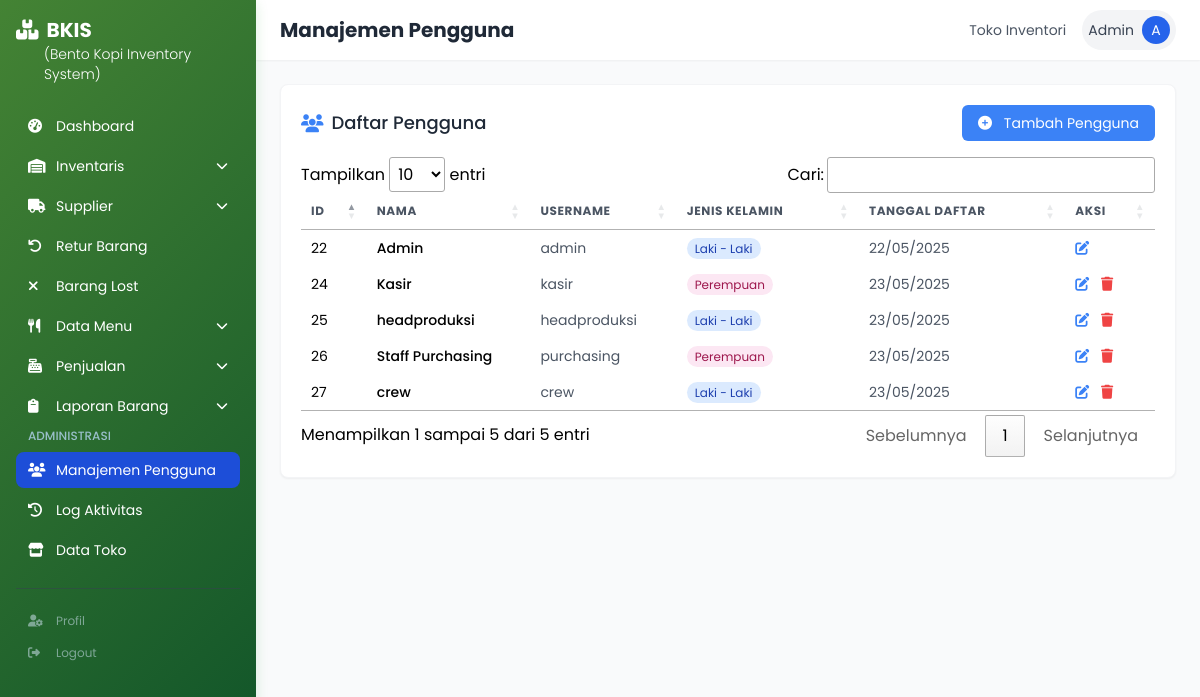
Screenshot of /pengguna.php (signed in) with the database file from the repository.
### tables this page shows
CREATE TABLE `data_toko` (
  `id_toko` int(11) NOT NULL,
  `nama_toko` varchar(100) DEFAULT NULL,
  `alamat` text DEFAULT NULL,
  `kontak` varchar(50) DEFAULT NULL,
  `email` varchar(100) DEFAULT NULL,
  `website` varchar(100) DEFAULT NULL,
  `deskripsi` text DEFAULT NULL,
  `logo` varchar(255) DEFAULT NULL
);

CREATE TABLE `users` (
  `id_user` int(11) NOT NULL,
  `username` varchar(50) NOT NULL,
  `password` varchar(255) NOT NULL,
  `role_id` int(11) DEFAULT NULL,
  `nama_lengkap` varchar(100) NOT NULL,
  `jenis_kelamin` enum('Laki - Laki','Perempuan') DEFAULT NULL,
  `alamat_user` varchar(255) DEFAULT NULL,
  `no_tlp_user` int(15) DEFAULT NULL,
  `tanggal_daftar` datetime NOT NULL DEFAULT current_timestamp()
);

### config/functions.php (called while the page is built, shortened)
<?php
require_once 'database.php';
function getStoreInfo() {
    global $conn;
    $query = "SELECT * FROM data_toko LIMIT 1";
    $result = mysqli_query($conn, $query);
    return mysqli_fetch_assoc($result);
}
?>

### pengguna.php (the view, shortened to what this page needs)
<?php
$pageTitle = "Manajemen Pengguna";
require_once 'includes/header.php';
$query = "SELECT * FROM users ORDER BY nama_lengkap ASC";
$users = mysqli_query($conn, $query);
?>
<div class="bg-white p-5 rounded-lg shadow-sm border border-gray-100 mb-6">
    <div class="flex justify-between items-center mb-4">
        <h2 class="text-lg font-medium text-gray-800 flex items-center">
            <i class="fas fa-users text-blue-500 mr-2"></i> Daftar Pengguna
        </h2>
        <button type="button" class="bg-blue-500 hover:bg-blue-600 text-white text-sm px-4 py-2 rounded-md transition-all"
                onclick="showModal('addUserModal')">
            <i class="fas fa-plus-circle mr-2"></i> Tambah Pengguna
        </button>
    </div>
    <div class="overflow-x-auto">
        <table class="min-w-full bg-white data-table">
            <thead>
                <tr class="border-b border-gray-200">
                    <th class="py-2 px-3 text-left text-xs font-medium text-gray-600 uppercase tracking-wider">ID</th>
                    <th class="py-2 px-3 text-left text-xs font-medium text-gray-600 uppercase tracking-wider">Nama</th>
                    <th class="py-2 px-3 text-left text-xs font-medium text-gray-600 uppercase tracking-wider">Username</th>
                    <th class="py-2 px-3 text-left text-xs font-medium text-gray-600 uppercase tracking-wider">Jenis Kelamin</th>
                    <th class="py-2 px-3 text-left text-xs font-medium text-gray-600 uppercase tracking-wider">Tanggal Daftar</th>
                    <th class="py-2 px-3 text-left text-xs font-medium text-gray-600 uppercase tracking-wider">Aksi</th>
                </tr>
            </thead>
            <tbody class="divide-y divide-gray-100">
                <?php while ($user = mysqli_fetch_assoc($users)): ?>
                <tr class="hover:bg-gray-50">
                    <td class="py-2 px-3 text-sm"><?= $user['id_user'] ?></td>
                    <td class="py-2 px-3 text-sm font-medium"><?= $user['nama_lengkap'] ?></td>
                    <td class="py-2 px-3 text-sm text-gray-600"><?= $user['username'] ?></td>
                    <td class="py-2 px-3 text-sm">
                        <span class="px-2 py-0.5 <?= ($user['jenis_kelamin'] == 'Laki - Laki') ? 'bg-blue-100 text-blue-800' : 'bg-pink-100 text-pink-800' ?> rounded-full text-xs">
                            <?= $user['jenis_kelamin'] ?: 'Tidak diketahui' ?>
                        </span>
                    </td>
                    <td class="py-2 px-3 text-sm text-gray-600"><?= date('d/m/Y', strtotime($user['tanggal_daftar'])) ?></td>
                    <td class="py-2 px-3 text-sm">
                        <button class="text-blue-500 hover:text-blue-700 mr-2"
                                onclick="editUser(<?= $user['id_user'] ?>, '<?= $user['nama_lengkap'] ?>', '<?= $user['username'] ?>')">
                            <i class="fas fa-edit"></i>
                        </button>
                        <?php if ($user['id_user'] != $_SESSION['user_id']): ?>
                        <button class="text-red-500 hover:text-red-700"
                                onclick="deleteUser(<?= $user['id_user'] ?>, '<?= $user['nama_lengkap'] ?>')">
                            <i class="fas fa-trash"></i>
                        </button>
                        <?php endif; ?>
                    </td>
                </tr>
                <?php endwhile; ?>
            </tbody>
        </table>
    </div>
</div>
<?php require_once 'includes/footer.php'; ?>

### includes/header.php (shortened to what this page needs)
<?php
require_once 'config/database.php';
require_once 'config/functions.php';
$store_info = getStoreInfo();
?>
<!DOCTYPE html>
<html lang="id">
<head>
    <script src="https://cdn.tailwindcss.com"></script>
    <link rel="stylesheet" href="https://cdnjs.cloudflare.com/ajax/libs/font-awesome/6.4.0/css/all.min.css">
    <link rel="stylesheet" href="https://cdn.datatables.net/1.11.5/css/jquery.dataTables.min.css">
    <link href="https://cdn.jsdelivr.net/npm/select2@4.1.0-rc.0/dist/css/select2.min.css" rel="stylesheet" />
    <link rel="stylesheet" href="assets/css/style.css">
</head>
<body class="bg-gray-50">
    <?php if(isset($_SESSION['user_id'])): ?>
    <div class="flex">
        <div id="sidebar" class="sidebar text-white w-64 px-4 py-4 fixed h-full z-50">
        <div class="flex flex-col items-start justify-between mb-6">
    <h2 class="text-xl font-bold flex items-center">
        <i class="fas fa-boxes mr-2"></i> BKIS
    </h2>
    <p class="text-sm font-light ml-7">(Bento Kopi Inventory System)</p>
</div>
            <nav>
                <ul class="space-y-1">
                    <li class="sidebar-item">
                        <a href="index.php" class="flex items-center block py-2 px-3 rounded-lg transition duration-200 hover:bg-blue-600 <?= basename($_SERVER['PHP_SELF']) == 'index.php' ? 'bg-blue-700' : '' ?>">
                            <i class="fas fa-tachometer-alt w-5 text-sm"></i>
                            <span class="text-sm ml-2">Dashboard</span>
                        </a>
                    </li>
                    <?php
                    $user_role = $_SESSION['user_role'];
                    ?>
                    <li class="sidebar-item">
                        <a href="#" class="flex items-center block py-2 px-3 rounded-lg transition duration-200 hover:bg-blue-600"
                           onclick="toggleSubmenu('inventaris-submenu')"
                           aria-expanded="false"
                           aria-controls="inventaris-submenu">
                            <i class="fas fa-warehouse w-5 text-sm"></i>
                            <span class="text-sm ml-2">Inventaris</span>
                            <i class="fas fa-chevron-down ml-auto text-xs"></i>
                        </a>
                    </li>
                    <?php
                    $show_supplier = ($user_role == 'admin' || in_array($user_role, ['kasir', 'purchasing', 'crew']));
                    if ($show_supplier):
                    ?>
                    <li class="sidebar-item">
                        <a href="#" class="flex items-center block py-2 px-3 rounded-lg transition duration-200 hover:bg-blue-600"
                           onclick="toggleSubmenu('supplier-submenu')"
                           aria-expanded="false"
                           aria-controls="supplier-submenu">
                            <i class="fas fa-truck w-5 text-sm"></i>
                            <span class="text-sm ml-2">Supplier</span>
                            <i class="fas fa-chevron-down ml-auto text-xs"></i>
                        </a>
                    </li>
                    <?php endif; ?>
                    <?php if ($user_role == 'admin' || in_array($user_role, ['kasir', 'headproduksi', 'purchasing', 'crew'])): ?>
                    <li class="sidebar-item">
                        <a href="retur_barang.php" class="flex items-center block py-2 px-3 rounded-lg transition duration-200 hover:bg-blue-600 <?= basename($_SERVER['PHP_SELF']) == 'retur_barang.php' ? 'bg-blue-700' : '' ?>">
                            <i class="fas fa-undo w-5 text-sm"></i>
                            <span class="text-sm ml-2">Retur Barang</span>
                        </a>
                    </li>
                    <?php endif; ?>
                    <?php if ($user_role == 'admin' || in_array($user_role, ['headproduksi', 'purchasing', 'crew'])): ?>
                    <li class="sidebar-item">
                        <a href="barang_lost.php" class="flex items-center block py-2 px-3 rounded-lg transition duration-200 hover:bg-blue-600 <?= basename($_SERVER['PHP_SELF']) == 'barang_lost.php' ? 'bg-blue-700' : '' ?>">
                            <i class="fas fa-times w-5 text-sm"></i>
                            <span class="text-sm ml-2">Barang Lost</span>
                        </a>
                    </li>
                    <?php endif; ?>
                    <?php
                    $show_menu = ($user_role == 'admin' || in_array($user_role, ['kasir', 'crew']));
                    if ($show_menu):
                    ?>
                    <li class="sidebar-item">
                        <a href="#" class="flex items-center block py-2 px-3 rounded-lg transition duration-200 hover:bg-blue-600"
                           onclick="toggleSubmenu('menu-submenu')"
                           aria-expanded="false"
                           aria-controls="menu-submenu">
                            <i class="fas fa-utensils w-5 text-sm"></i>
                            <span class="text-sm ml-2">Data Menu</span>
                            <i class="fas fa-chevron-down ml-auto text-xs"></i>
                        </a>
                    </li>
                    <?php endif; ?>
                    <?php
                    $show_penjualan = ($user_role == 'admin' || in_array($user_role, ['kasir', 'crew']));
                    if ($show_penjualan):
                    ?>
                    <li class="sidebar-item">
                        <a href="#" class="flex items-center block py-2 px-3 rounded-lg transition duration-200 hover:bg-blue-600"
                           onclick="toggleSubmenu('penjualan-submenu')"
                           aria-expanded="false"
                           aria-controls="penjualan-submenu">
                            <i class="fas fa-cash-register w-5 text-sm"></i>
                            <span class="text-sm ml-2">Penjualan</span>
                            <i class="fas fa-chevron-down ml-auto text-xs"></i>
                        </a>
                    </li>
                    <?php endif; ?>
                    <?php
                    $show_laporan = ($user_role == 'admin' || in_array($user_role, ['kasir', 'purchasing', 'crew']));
                    if ($show_laporan):
                    ?>
                    <li class="sidebar-item">
                        <a href="#" class="flex items-center block py-2 px-3 rounded-lg transition duration-200 hover:bg-blue-600"
                           onclick="toggleSubmenu('laporan-submenu')"
                           aria-expanded="false"
                           aria-controls="laporan-submenu">
                            <i class="fas fa-clipboard w-5 text-sm"></i>
                            <span class="text-sm ml-2">Laporan Barang</span>
                            <i class="fas fa-chevron-down ml-auto text-xs"></i>
                        </a>
                    </li>
                    <?php endif; ?>
                    <?php if ($user_role == 'admin'): ?>
                    <li class="mt-3">
                        <div class="text-xs uppercase font-medium text-blue-200 opacity-75 pl-3 mb-2">Administrasi</div>
                    </li>
                    <li class="sidebar-item">
                        <a href="pengguna.php" class="flex items-center block py-2 px-3 rounded-lg transition duration-200 hover:bg-blue-600 <?= basename($_SERVER['PHP_SELF']) == 'pengguna.php' ? 'bg-blue-700' : '' ?>">
                            <i class="fas fa-users w-5 text-sm"></i>
                            <span class="text-sm ml-2">Manajemen Pengguna</span>
                        </a>
                    </li>
                    <li class="sidebar-item">
                        <a href="log_aktivitas.php" class="flex items-center block py-2 px-3 rounded-lg transition duration-200 hover:bg-blue-600 <?= basename($_SERVER['PHP_SELF']) == 'log_aktivitas.php' ? 'bg-blue-700' : '' ?>">
                            <i class="fas fa-history w-5 text-sm"></i>
                            <span class="text-sm ml-2">Log Aktivitas</span>
                        </a>
                    </li>
                    <li class="sidebar-item">
                        <a href="data_toko.php" class="flex items-center block py-2 px-3 rounded-lg transition duration-200 hover:bg-blue-600 <?= basename($_SERVER['PHP_SELF']) == 'data_toko.php' ? 'bg-blue-700' : '' ?>">
                            <i class="fas fa-store w-5 text-sm"></i>
                            <span class="text-sm ml-2">Data Toko</span>
                        </a>
                    </li>
                    <?php endif; ?>
                </ul>
            </nav>
            <div class="mt-auto pt-5">
                <div class="border-t border-gray-700 opacity-50 pt-4">
                    <a href="profile.php" class="flex items-center px-3 py-2 text-xs text-blue-100 hover:text-white rounded-lg hover:bg-blue-600 transition duration-200">
                        <i class="fas fa-user-cog w-5"></i>
                        <span class="ml-2">Profil</span>
                    </a>
                    <a href="logout.php" class="flex items-center px-3 py-2 text-xs text-blue-100 hover:text-white rounded-lg hover:bg-blue-600 transition duration-200">
                        <i class="fas fa-sign-out-alt w-5"></i>
                        <span class="ml-2">Logout</span>
                    </a>
                </div>
            </div>
        </div>
        <div id="content" class="flex-1 pl-64 transition-all duration-300">
            <div class="sticky top-0 z-40 bg-white shadow-sm">
                <div class="flex justify-between items-center px-6 py-2.5">
                    <h1 class="text-xl font-bold text-gray-800"><?= isset($pageTitle) ? $pageTitle : 'Dashboard' ?></h1>
                    <div class="flex items-center space-x-4">
                        <span class="hidden md:inline-block text-sm text-gray-600">
                            <?= $store_info['nama_toko'] ?? 'Sistem Inventori' ?>
                        </span>
                        <div class="relative">
                            <button class="flex items-center space-x-2 focus:outline-none rounded-full bg-gray-100 p-1.5 hover:bg-gray-200 transition" id="user-menu-button">
                                <span class="hidden md:inline-block text-sm text-gray-700"><?= $_SESSION['user_name'] ?? 'User' ?></span>
                                <span class="w-7 h-7 rounded-full bg-blue-600 text-white flex items-center justify-center text-sm">
                                    <?= strtoupper(substr($_SESSION['user_name'] ?? 'U', 0, 1)) ?>
                                </span>
                            </button>
                        </div>
                    </div>
                </div>
            </div>
            <div class="p-6">
    <?php endif; ?>
</body>
</html>

### assets/css/style.css (style rules this page uses)
.sidebar { min-height: 100vh; transition: all 0.3s; scrollbar-width: thin; scrollbar-color: rgba(255, 255, 255, 0.2) transparent; }

### includes/header.php (style rules this page uses)
body { font-family: 'Poppins', sans-serif; }
.sidebar { background: linear-gradient(135deg,rgb(68, 131, 52),rgb(15, 83, 41)); box-shadow: 0 4px 12px rgba(30, 146, 36, 0.15); transition: all 0.3s ease; height: 100vh; overflow-y: auto; scrollbar-width: thin; scrollbar-color: rgba(255, 255, 255, 0.2) transparent; }
.sidebar-item { border-radius: 8px; margin-bottom: 0.25rem; transition: all 0.2s ease; }

### rows the page displays
data_toko: nama_toko "Toko Inventori"
users: id_user "22", nama_lengkap "Admin", username "admin", jenis_kelamin "Laki - Laki", tanggal_daftar "22/05/2025"
users: id_user "27", nama_lengkap "crew", username "crew", jenis_kelamin "Laki - Laki", tanggal_daftar "23/05/2025"
users: id_user "25", nama_lengkap "headproduksi", username "headproduksi", jenis_kelamin "Laki - Laki", tanggal_daftar "23/05/2025"
users: id_user "24", nama_lengkap "Kasir", username "kasir", jenis_kelamin "Perempuan", tanggal_daftar "23/05/2025"
users: id_user "26", nama_lengkap "Staff Purchasing", username "purchasing", jenis_kelamin "Perempuan", tanggal_daftar "23/05/2025"

### other values shown
$pageTitle "Manajemen Pengguna"
$_SESSION['user_name'] "Admin"
substr($_SESSION['user_name'] ?? 'U', 0, 1) "A"
